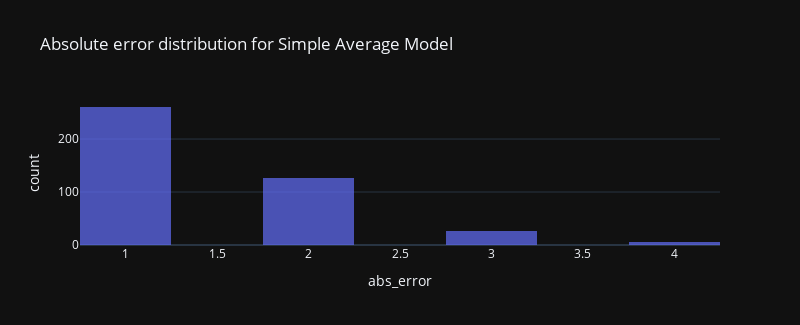
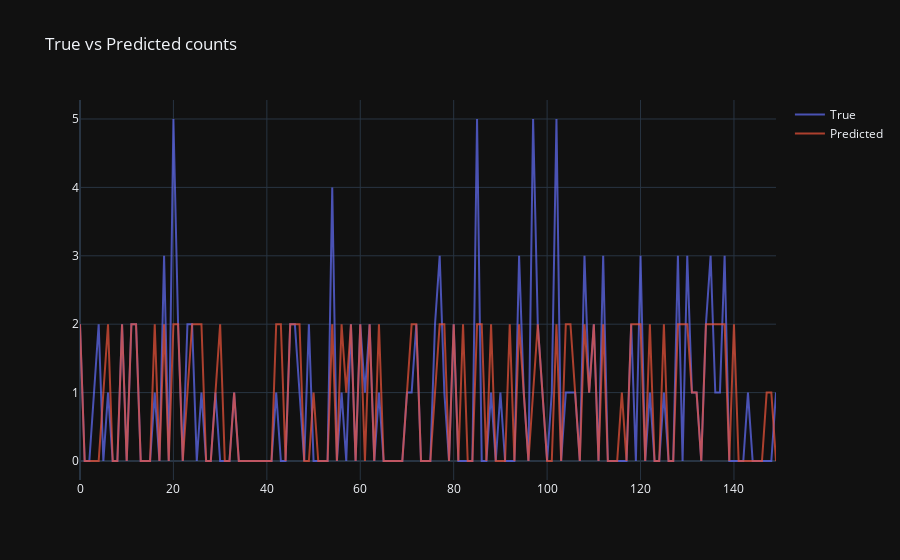

The code cell stored with these charts, in order, in its notebook:
### Markdown cell above
Even though the mean squared error is a good metric to utilise in the analytical framework (high errors should be penalised more), it is easier to interpret the mean absolute error in a visual mode.

Absolute error is calculated as: $$error=abs(y\_test-y\_pred)$$

Histogram below shows the magnitute of mistakes made by the model, the lower the count on the y-axis and the more it is clustered to zero on the x-asis, the better the model is.

### Code cell
analyse_error(y_test, y_pred_rounded, 'Simple Average')
print(error_tracker['Simple Average'])

### Figure 1 — Plotly figure (JSON) as saved in the notebook; plotly's stock layout.template omitted (floating-point values rounded to 4 significant figures; data arrays with more than 128 entries replaced by an {"elided": "..."} marker saying what was removed)
{"data": [{"alignmentgroup": "True", "bingroup": "x", "hovertemplate": "abs_error=%{x}<br>count=%{y}<extra></extra>", "legendgroup": "", "marker": {"color": "#636efa", "opacity": 0.7}, "name": "", "nbinsx": 8, "offsetgroup": "", "orientation": "v", "showlegend": false, "type": "histogram", "x": {"elided": "417 int values"}, "xaxis": "x", "yaxis": "y"}], "layout": {"barmode": "relative", "height": 325, "legend": {"tracegroupgap": 0}, "title": {"text": "Absolute error distribution for Simple Average Model"}, "width": 800, "xaxis": {"anchor": "y", "autorange": true, "domain": [0, 1], "range": [0.75, 4.25], "title": {"text": "abs_error"}, "type": "linear"}, "yaxis": {"anchor": "x", "autorange": true, "domain": [0, 1], "range": [0, 273.7], "title": {"text": "count"}}}}

### Figure 2 — Plotly figure (JSON) as saved in the notebook; plotly's stock layout.template omitted (floating-point values rounded to 4 significant figures; data arrays with more than 128 entries replaced by an {"elided": "..."} marker saying what was removed)
{"data": [{"mode": "lines", "name": "True", "opacity": 0.7, "type": "scatter", "y": {"elided": "150 int values"}}, {"mode": "lines", "name": "Predicted", "opacity": 0.7, "type": "scatter", "y": {"elided": "150 int values"}}], "layout": {"autosize": true, "title": {"text": "True vs Predicted counts"}, "xaxis": {"autorange": true, "range": [0, 149]}, "yaxis": {"autorange": true, "range": [-0.2778, 5.278], "type": "linear"}}}
